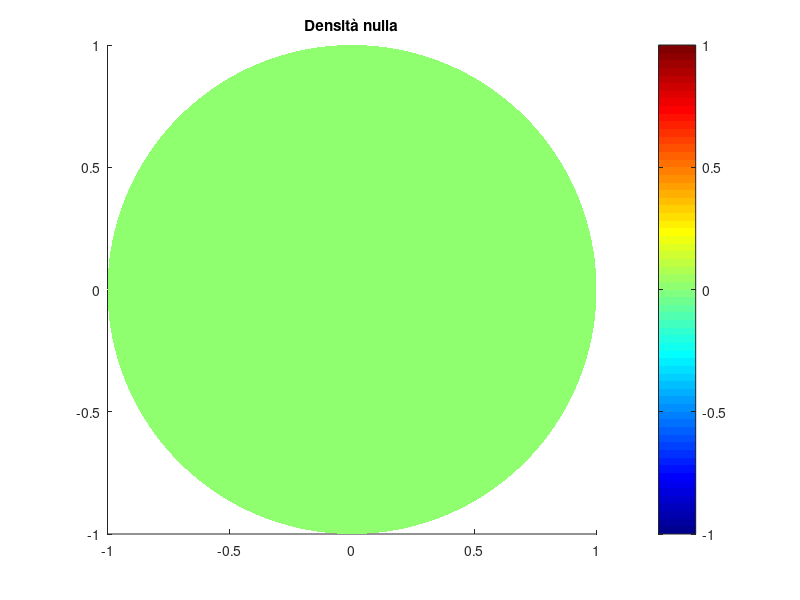
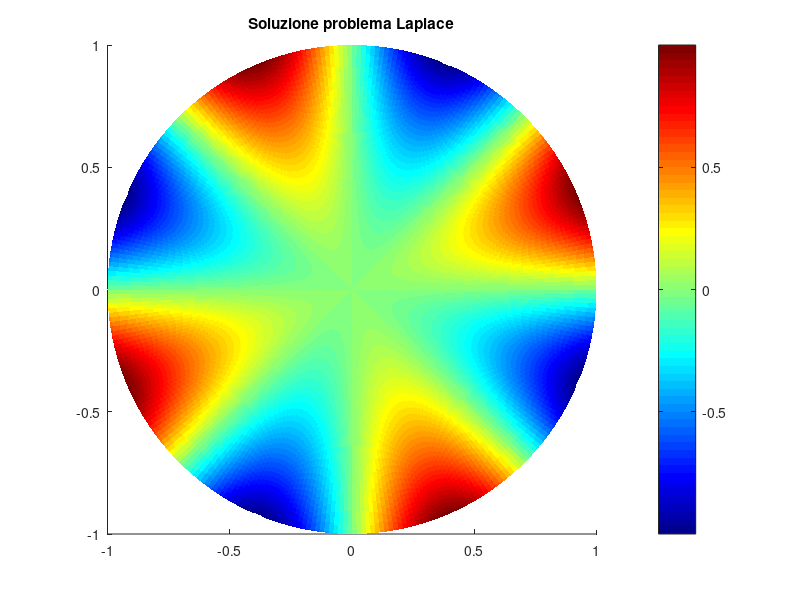

Write the MATLAB code that produced these figures, in order. (Note: this script raises an error after producing the figures.)
%-------------------------------------------------------------------------%
%        Algoritmo per risolvere il problema di Poisson discreto          %
%-------------------------------------------------------------------------%

close all
clear all

%-------------------------------------------------------------------------%
%           Funzione per effettuare il cambio di coordinate da            %
%                         cartesiane a polari                             %
%-------------------------------------------------------------------------%
function polar = cambio_coord(image, xr, yr, radius)
    % Numero celle per la griglia polare
    nr = radius; nt = floor(0.785 * radius);
    
    % Faccio l'interpolazione bilineare
    polar = zeros(nt, nr);
    for m=0:(nt-1)
        for n=0:nr
            
            % Calcolo le coordinate dell'asse della trappola
            xp = n * cos(2*m*pi/nt) + xr;
            yp = n * sin(2*m*pi/nt) + yr;

            % Determino gli strumenti che mi consentiranno di effettuare
            % l'interpolazione bilineare
            fxp = floor(xp); fyp = floor(yp);
            dx = xp-fxp; dy = yp - fyp;
            
            % Faccio l'interpolazione bilineare
            polar(m+1, n+1) = image(fxp, fyp) * (1 - dx) * (1-dy) + image(fxp + 1, fyp) * dx * (1 - dy) + image(fxp, fyp + 1) * (1 - dx) * dy + image(fxp + 1, fyp + 1) * dx * dy;
        end
    end
end


%-------------------------------------------------------------------------%
%        Funzione per risolvere un sistema tridiagonale trattando         %
%                    le sole diagonali principali                         %
%-------------------------------------------------------------------------%
function res = thomasDiag(a, b, c, n)

    if (length(a) ~= (length(b) - 1)) | (length(c) ~= (length(b)-1))
        disp("Dimensioni delle diagonali errate: controllare come vengono passati gli argomenti");
    end

    for i=1:length(a)
        b(i+1) = b(i+1) - c(i) * a(i)/b(i);  
        n(i+1) = n(i+1) - c(i) * n(i)/b(i);
        c(i) = 0;
    end
    
    res = zeros(length(b), 1);
    res(length(b)) = n(length(b))/b(length(b));
    for i=1:length(b)-1
        res(length(b)-i) = (n(length(b)-i) - a(length(b)-i)*res(length(b)-i+1))/b(length(b)-i);
    end
end



%-------------------------------------------------------------------------%
%                Funzione per effettivamente risolvere il                 %
%                          problema di Poisson                            %
%-------------------------------------------------------------------------%
function pot = discrPoisson(rho, bc)

    % Controllo le dimensioni dei vettori forniti
    dim = size(rho); nth = dim(1); nr = dim(2);

    if dim(1) ~= length(bc)
        disp("Dimensioni matrice densità e boundary condition non compatibili")
    end


    % Valuto quale sia la matrice dei termini noti: la fft effettua la
    % trasformata di Fourier per colonne e quindi per come lavoriamo, ossia
    % angoli x posizioni radiali dovrebbe fare al caso nostro. Dobbiamo
    % anche imporre le BC in modo opportuno, ossia tale per cui consentano
    % di determinare il valore delle componenti della trasformata di
    % Fourier del potenziale sulle pareti della trappola
    eps0 = 8.854e-12; term_noti = -fft(rho)/eps0; 
    term_noti(:, nr+1) = fft(bc); 
    dr = 45e-3/nr; dt = 2*pi/nth; pot = zeros(nth, nr+1);


    % Devo risolvere il problema m volte in modo tale da determinare in
    % tutto il dominio quanto valga il potenziale: dobbiamo stare attenti a
    % quale valore forniamo come input del thomas solver, dato che tutte le
    % matrici con cui stiamo lavorando sono angolo x posizione radiale
    for m=0:(nth-1)

        diag1 = zeros(1, nr);
        diag2 = zeros(1, nr);
        diagP = zeros(1, nr+1);

        % Caso con m = 0, In questo caso dobbiamo porre particolare
        % attenzione alla costruzione della matrice per il thomas solver
        % dato che è l'unico caso che si discosta, per natura fisica, da
        % tutte le altre matrici
        if m == 0
            diagP(1) = - 4/(dr^2);
            diag1(1) = 4/(dr^2);

            for j=2:nr
                diagP(j) = - 2/(dr^2);
                diag1(j) = 1/(dr^2) + 1/(2 * (j-1) * dr^2);
                diag2(j-1) = 1/(dr^2) - 1/(2 * (j-1) * dr^2);
            end

            diagP(nr+1) = 1;
            diag2(nr) = 0;
        end


        if m ~= 0
            diagP(1) = 1;
            diag1(1) = 0;
            
            bm2 = (sin(m*dt/2)/(dt/2))^2;
            for j=2:nr
                diagP(j) = - 2/(dr^2) - bm2/((2 *(j-1) * dr)^2);
                diag1(j) = 1/(dr^2) + 1/(2 * (j-1) * dr^2);
                diag2(j-1) = 1/(dr^2) - 1/(2 * (j-1) * dr^2);
            end

            diagP(nr+1) = 1;
            diag2(nr) = 0;
        end

        % Risolvo il problema utilizzando l'algoritmo di thomas
        pot(m+1, :) = thomasDiag(diag1, diagP, diag2, term_noti(m+1, :));
    end

    % Faccio l'anti-trasformata e risolvo
    pot = ifft(pot);
end


%-------------------------------------------------------------------------%
%                         Problema di Laplace                             %
%-------------------------------------------------------------------------%

% Densità del plasma presente nella trappola nulla
nr = 419; nth = 328;
dens_nulla = zeros(1024, 1224); dens_nulla = double(dens_nulla);
im_polare = cambio_coord(dens_nulla, 502, 602, nr-1); 

% Boundary condition
theta = 0:2*pi/nth:2*pi*(1-1/nth) ; bc = sin(4*theta);

% Determinazione del potenziale
pot = discrPoisson(im_polare, bc); 
pot = real(pot); pot(nth+1, :) = pot(1, :);

% Stampo le immagini di plasma prodotte
r = linspace(0,1,420);
th =linspace(0,2*pi,329);

[R,Th] = meshgrid(r,th);
[x,y] = pol2cart(Th, R);

figure(1);
im_polare(:, nr+1) = im_polare(:, nr);
im_polare(nth+1, :) = im_polare(1, :);
colormap('jet'); surface(x, y, im_polare,'FaceAlpha',1,'LineStyle','none','FaceColor','flat'); hold on;
title('Densità nulla'); daspect([1 1 1e-10]); colorbar; objrho = colorbar;

figure(2);
colormap('jet'); surface(x, y, pot,'FaceAlpha',1,'LineStyle','none','FaceColor','flat'); hold on;
title('Soluzione problema Laplace'); daspect([1 1 1]); colorbar; objrho = colorbar;




%-------------------------------------------------------------------------%
%                         Problema di Poisson                             %
%-------------------------------------------------------------------------%

% Carico immagine da cui andrò a determinare l'andamento del potenziale
% all'interno della trappola
path = '/home/filippo/Desktop/CODICINI/LABO_PLASMI/Esperienze/Esperienza 1/Dati/CAMimages/series2_300ms/plasma010.tif';
nr = 419; nth = floor(0.785 * nr); l_pixel = 45e-3/nr;
k_factor = -4.263e-17; Lp = 0.81; rw = 45e-3;

% Determino quale sia la densità superficiale del plasma, andando
% inizialmente a supporre che il plasma sia esattamente lungo 81 cm, ossia
% la distanza fra i potenziali confinanti (elettrodi C1 e C7)
im_plasma = double(imread(path)); 
im_plasma = im_plasma * k_factor/(l_pixel^2 * Lp);
pla_polare = cambio_coord(im_plasma, 502, 602, nr-1); 

bc = zeros(nth, 1);
potenziale = discrPoisson(pla_polare, bc); potenziale = real(potenziale);

% Faccio il plot del'immagine appena prodotta in coordinate polari
r = linspace(0,1,nr+1);
th =linspace(0,2*pi,nth+1);

[R,Th] = meshgrid(r,th);
[x,y] = pol2cart(Th, R);

figure(3);
pla_polare(:, nr+1) = pla_polare(:, nr);
pla_polare(nth+1, :) = pla_polare(1, :);
colormap('jet'); surface(x, y, pla_polare,'FaceAlpha',1,'LineStyle','none','FaceColor','flat'); hold on;
title('Densità di carica','FontSize', 20); daspect([1 1 1e-10]);
cb = colorbar(); ylabel(cb,'C/m^3','FontSize',15,'Rotation',270);

figure(4);
potenziale(nth+1, :) = potenziale(1,:);
colormap('jet'); surface(x, y, potenziale,'FaceAlpha',1,'LineStyle','none','FaceColor','flat'); hold on;
title('Potenziale di plasma', 'FontSize', 20); daspect([1 1 40]);
cb = colorbar(); ylabel(cb,'V','FontSize',15,'Rotation',270);
